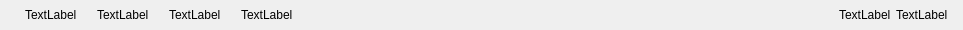
<?xml version="1.0" encoding="UTF-8"?>
<ui version="4.0">
 <class>XLStatusBar</class>
 <widget class="QWidget" name="XLStatusBar">
  <property name="geometry">
   <rect>
    <x>0</x>
    <y>0</y>
    <width>963</width>
    <height>30</height>
   </rect>
  </property>
  <property name="minimumSize">
   <size>
    <width>0</width>
    <height>30</height>
   </size>
  </property>
  <property name="maximumSize">
   <size>
    <width>16777215</width>
    <height>30</height>
   </size>
  </property>
  <property name="windowTitle">
   <string>Form</string>
  </property>
  <layout class="QHBoxLayout" name="horizontalLayout">
   <property name="spacing">
    <number>0</number>
   </property>
   <property name="leftMargin">
    <number>25</number>
   </property>
   <property name="topMargin">
    <number>0</number>
   </property>
   <property name="rightMargin">
    <number>15</number>
   </property>
   <property name="bottomMargin">
    <number>0</number>
   </property>
   <item>
    <widget class="QLabel" name="liveTimeLabel">
     <property name="text">
      <string>TextLabel</string>
     </property>
    </widget>
   </item>
   <item>
    <widget class="QLabel" name="recordTimeLabel">
     <property name="text">
      <string>TextLabel</string>
     </property>
     <property name="indent">
      <number>20</number>
     </property>
    </widget>
   </item>
   <item>
    <widget class="QLabel" name="cpuLabel">
     <property name="text">
      <string>TextLabel</string>
     </property>
     <property name="indent">
      <number>20</number>
     </property>
    </widget>
   </item>
   <item>
    <widget class="QLabel" name="dropFrameLabel">
     <property name="text">
      <string>TextLabel</string>
     </property>
     <property name="indent">
      <number>20</number>
     </property>
    </widget>
   </item>
   <item>
    <spacer name="horizontalSpacer_13">
     <property name="orientation">
      <enum>Qt::Horizontal</enum>
     </property>
     <property name="sizeHint" stdset="0">
      <size>
       <width>495</width>
       <height>20</height>
      </size>
     </property>
    </spacer>
   </item>
   <item>
    <widget class="QLabel" name="networkSpeedIconLabel">
     <property name="text">
      <string>TextLabel</string>
     </property>
    </widget>
   </item>
   <item>
    <widget class="QLabel" name="networkSpeedLabel">
     <property name="text">
      <string>TextLabel</string>
     </property>
     <property name="indent">
      <number>5</number>
     </property>
    </widget>
   </item>
  </layout>
 </widget>
 <resources/>
 <connections/>
</ui>
